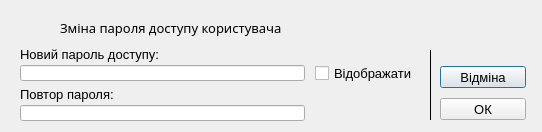
<?xml version="1.0" encoding="UTF-8"?>
<ui version="4.0">
 <class>ChangePassword</class>
 <widget class="QDialog" name="ChangePassword">
  <property name="geometry">
   <rect>
    <x>0</x>
    <y>0</y>
    <width>542</width>
    <height>132</height>
   </rect>
  </property>
  <property name="windowTitle">
   <string>Зміна пароля доступу </string>
  </property>
  <property name="styleSheet">
   <string notr="true"/>
  </property>
  <widget class="QLabel" name="HeaderImage">
   <property name="geometry">
    <rect>
     <x>20</x>
     <y>10</y>
     <width>31</width>
     <height>32</height>
    </rect>
   </property>
   <property name="styleSheet">
    <string notr="true"/>
   </property>
   <property name="text">
    <string/>
   </property>
   <property name="pixmap">
    <pixmap resource="images.qrc">:/img/SIm2/UserLock.png</pixmap>
   </property>
   <property name="scaledContents">
    <bool>true</bool>
   </property>
  </widget>
  <widget class="QLabel" name="TopLabel">
   <property name="geometry">
    <rect>
     <x>60</x>
     <y>20</y>
     <width>271</width>
     <height>16</height>
    </rect>
   </property>
   <property name="font">
    <font>
     <family>Sans Serif</family>
     <pointsize>10</pointsize>
    </font>
   </property>
   <property name="text">
    <string>Зміна пароля доступу користувача</string>
   </property>
  </widget>
  <widget class="QLabel" name="label_3">
   <property name="geometry">
    <rect>
     <x>20</x>
     <y>45</y>
     <width>201</width>
     <height>18</height>
    </rect>
   </property>
   <property name="font">
    <font>
     <pointsize>10</pointsize>
    </font>
   </property>
   <property name="text">
    <string>Новий пароль доступу:</string>
   </property>
  </widget>
  <widget class="QLineEdit" name="PasswordEdit">
   <property name="geometry">
    <rect>
     <x>20</x>
     <y>65</y>
     <width>285</width>
     <height>16</height>
    </rect>
   </property>
  </widget>
  <widget class="QLabel" name="label_4">
   <property name="geometry">
    <rect>
     <x>20</x>
     <y>85</y>
     <width>201</width>
     <height>18</height>
    </rect>
   </property>
   <property name="font">
    <font>
     <pointsize>10</pointsize>
    </font>
   </property>
   <property name="text">
    <string>Повтор пароля:</string>
   </property>
  </widget>
  <widget class="QLineEdit" name="PasswordRepeatEdit">
   <property name="geometry">
    <rect>
     <x>20</x>
     <y>105</y>
     <width>285</width>
     <height>16</height>
    </rect>
   </property>
   <property name="text">
    <string/>
   </property>
   <property name="echoMode">
    <enum>QLineEdit::EchoMode::Password</enum>
   </property>
  </widget>
  <widget class="QCheckBox" name="ShowPasswordCheckBox">
   <property name="geometry">
    <rect>
     <x>315</x>
     <y>58</y>
     <width>111</width>
     <height>31</height>
    </rect>
   </property>
   <property name="font">
    <font>
     <pointsize>10</pointsize>
    </font>
   </property>
   <property name="text">
    <string>Відображати</string>
   </property>
  </widget>
  <widget class="QPushButton" name="CancelButton">
   <property name="geometry">
    <rect>
     <x>440</x>
     <y>66</y>
     <width>86</width>
     <height>22</height>
    </rect>
   </property>
   <property name="font">
    <font>
     <pointsize>10</pointsize>
    </font>
   </property>
   <property name="text">
    <string>Відміна</string>
   </property>
  </widget>
  <widget class="QPushButton" name="OKButton">
   <property name="geometry">
    <rect>
     <x>440</x>
     <y>98</y>
     <width>86</width>
     <height>22</height>
    </rect>
   </property>
   <property name="font">
    <font>
     <pointsize>10</pointsize>
    </font>
   </property>
   <property name="text">
    <string>ОК</string>
   </property>
  </widget>
  <widget class="QFrame" name="frame">
   <property name="geometry">
    <rect>
     <x>420</x>
     <y>50</y>
     <width>20</width>
     <height>70</height>
    </rect>
   </property>
   <property name="frameShape">
    <enum>QFrame::Shape::VLine</enum>
   </property>
   <property name="frameShadow">
    <enum>QFrame::Shadow::Plain</enum>
   </property>
  </widget>
 </widget>
 <resources>
  <include location="images.qrc"/>
 </resources>
 <connections/>
</ui>
